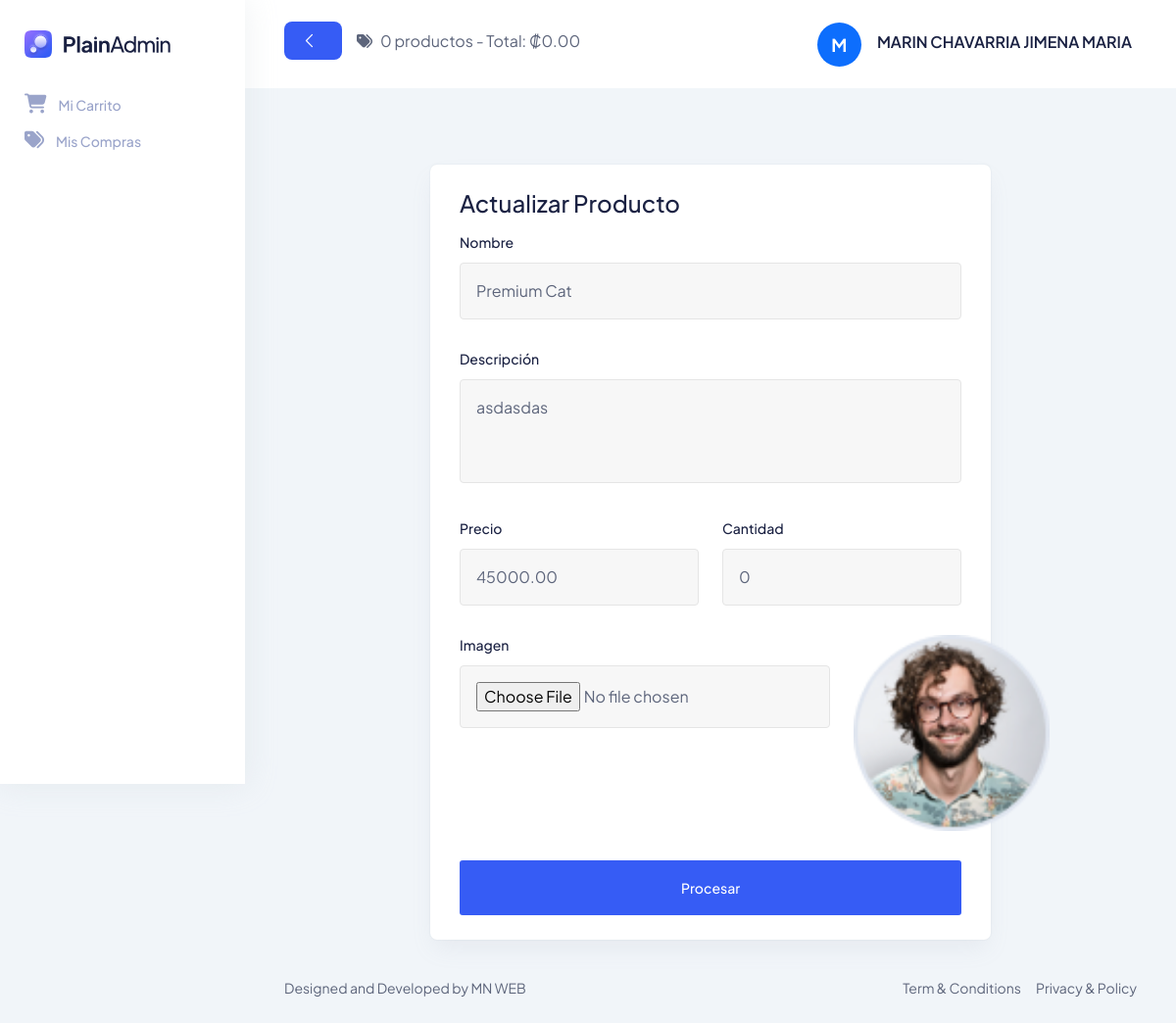
The app's page /Views/vProducto/actualizarProducto.php?id=4 (signed in) with its own data.
### tables this page shows
CREATE TABLE `tproducto` (
  `Consecutivo` int(11) NOT NULL AUTO_INCREMENT,
  `Nombre` varchar(100) NOT NULL,
  `Precio` decimal(10,2) NOT NULL,
  `Descripcion` varchar(1000) NOT NULL,
  `Cantidad` int(11) NOT NULL,
  `Imagen` varchar(100) NOT NULL,
  `Estado` bit(1) NOT NULL,
  PRIMARY KEY (`Consecutivo`),
  UNIQUE KEY `UK_Nombre` (`Nombre`)
);

### Models/ProductoModel.php (called while the page is built, shortened)
<?php
function ConsultarProductoModel($consecutivoProducto)
{
    try
    {
        $context = OpenDatabase();
        $sp = "CALL sp_ConsultarProducto('$consecutivoProducto')";
        $result = $context -> query($sp);
        $datos = null;
        while($fila = $result -> fetch_assoc())
        {
            $datos = $fila;
        }
        return $datos;
    }
    catch (Exception $e)
    {
        return null;
    }
}

### Controllers/ProductoController.php (called while the page is built, shortened)
<?php
include_once $_SERVER["DOCUMENT_ROOT"] . "/MN_ECC/Models/ProductoModel.php";
function ConsultarProducto($consecutivoProducto)
{
    return ConsultarProductoModel($consecutivoProducto);
}

### Views/vProducto/actualizarProducto.php (the view, shortened to what this page needs)
<?php
include_once $_SERVER["DOCUMENT_ROOT"] . "/MN_ECC/Views/layout.php";
include_once $_SERVER["DOCUMENT_ROOT"] . "/MN_ECC/Controllers/ProductoController.php";
$datosProducto = ConsultarProducto($_GET["id"]);
?>
<!DOCTYPE html>
<html lang="en">
<body>
    <main class="main-wrapper">
        <section class="section">
            <div class="container-fluid">
                <div class="title-wrapper pt-30">
                    <div class="row align-items-center">
                        <div class="col-md-8 mx-auto">
                            <div class="card-style mt-5">
                                <h3 class="mb-15">Actualizar Producto</h3>
                                <form id="formActualizarProducto" action="" method="POST" enctype="multipart/form-data">
                                    <div class="row">
                                        <div class="col-12">
                                            <div class="input-style-1">
                                                <label>Nombre</label>
                                                <input type="text" placeholder="Nombre"
                                                    id="Nombre" name="Nombre"
                                                    value="<?php echo $datosProducto['Nombre']; ?>" />
                                            </div>
                                        </div>
                                        <div class="col-12">
                                            <div class="input-style-1">
                                                <label>Descripción</label>
                                                <textarea type="text" placeholder="Descripción"
                                                    id="Descripcion" name="Descripcion" rows="3" ><?php echo $datosProducto['Descripcion']; ?></textarea>
                                            </div>
                                        </div>
                                        <div class="col-6">
                                            <div class="input-style-1">
                                                <label>Precio</label>
                                                <input type="text" placeholder="Precio"
                                                    id="Precio" name="Precio" value="<?php echo $datosProducto['Precio']; ?>" />
                                            </div>
                                        </div>
                                        <div class="col-6">
                                            <div class="input-style-1">
                                                <label>Cantidad</label>
                                                <input type="text" placeholder="Cantidad"
                                                    id="Cantidad" name="Cantidad" value="<?php echo $datosProducto['Cantidad']; ?>" />
                                            </div>
                                        </div>
                                         <div class="col-9">
                                            <div class="input-style-1">
                                                <label>Imagen</label>
                                                <input type="file" id="ImagenProducto" name="ImagenProducto" />
                                            </div>
                                        </div>
                                        <div class="col-3">
                                            <div class="input-style-1">
                                                <img src="<?php echo $datosProducto['Imagen']; ?>" alt="Imagen del producto" width="200" />
                                            </div>
                                        </div>
                                        <div class="col-12">
                                            <div class="button-group d-flex justify-content-center flex-wrap">
                                                <button type="submit" id="btnActualizarProducto" name="btnActualizarProducto"
                                                    class="main-btn primary-btn btn-hover w-100 text-center">
                                                    Procesar
                                                </button>
                                            </div>
                                        </div>
                                    </div>
                                </form>
                            </div>
                        </div>
                    </div>
                </div>
            </div>
        </section>
    </main>
</body>
</html>

### Views/assets/css/fullcalendar.css (style rules this page uses)
:root { --fc-daygrid-event-dot-width:8px;--fc-list-event-dot-width:10px;--fc-list-event-hover-bg-color:#f5f5f5 }

### records on screen
tproducto: Nombre "Premium Cat", Descripcion "asdasdas", Precio "45000.00", Cantidad "0", Imagen (picture)

### other values on screen
$totalCantidad "0"
$totalPago "0.00"
substr($nombreUsuario, 0, 1) "M"
$nombreUsuario "MARIN CHAVARRIA JIMENA MARIA"
